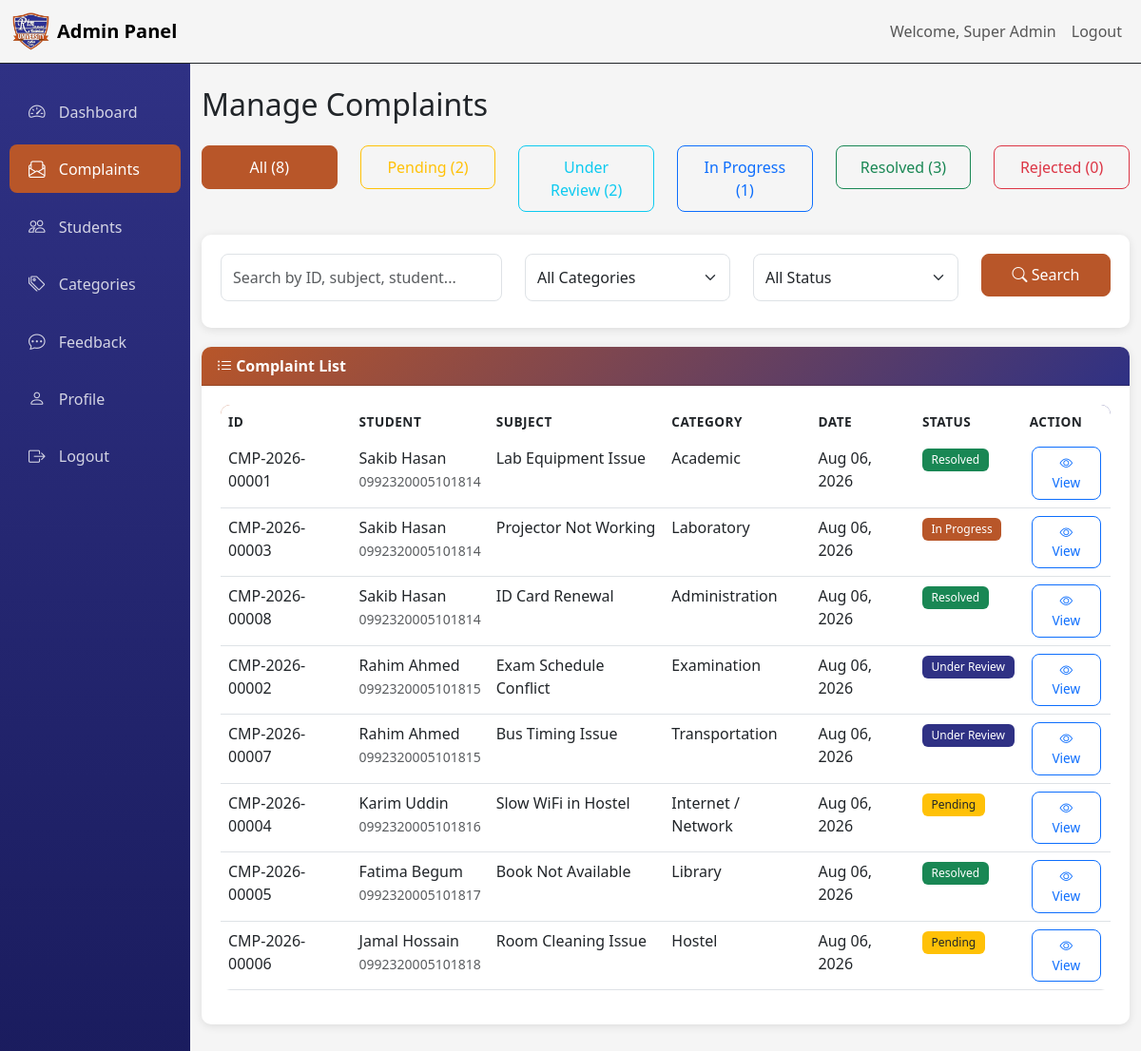
/admin/complaints.php (signed in), run on the app's committed database.
### tables this page shows
CREATE TABLE IF NOT EXISTS complaints (
    id INT AUTO_INCREMENT PRIMARY KEY,
    complaint_number VARCHAR(20) NOT NULL UNIQUE,
    student_id INT NOT NULL,
    category_id INT NOT NULL,
    subject VARCHAR(200) NOT NULL,
    description TEXT NOT NULL,
    attachment VARCHAR(255),
    status ENUM('Pending', 'Under Review', 'In Progress', 'Resolved', 'Rejected') DEFAULT 'Pending',
    admin_response TEXT,
    responded_by INT,
    responded_at TIMESTAMP NULL,
    created_at TIMESTAMP DEFAULT CURRENT_TIMESTAMP,
    updated_at TIMESTAMP DEFAULT CURRENT_TIMESTAMP ON UPDATE CURRENT_TIMESTAMP,
    FOREIGN KEY (student_id) REFERENCES students(id) ON DELETE CASCADE,
    FOREIGN KEY (category_id) REFERENCES categories(id) ON DELETE RESTRICT,
    FOREIGN KEY (responded_by) REFERENCES admins(id) ON DELETE SET NULL,
    INDEX idx_complaint_number (complaint_number),
    INDEX idx_complaint_student (student_id),
    INDEX idx_complaint_category (category_id),
    INDEX idx_complaint_status (status),
    INDEX idx_complaint_created (created_at)
);

CREATE TABLE IF NOT EXISTS students (
    id INT AUTO_INCREMENT PRIMARY KEY,
    name VARCHAR(100) NOT NULL,
    student_id VARCHAR(20) NOT NULL UNIQUE,
    email VARCHAR(100) NOT NULL UNIQUE,
    phone VARCHAR(20),
    department VARCHAR(100),
    password VARCHAR(255) NOT NULL,
    status ENUM('active', 'inactive') DEFAULT 'active',
    created_at TIMESTAMP DEFAULT CURRENT_TIMESTAMP,
    updated_at TIMESTAMP DEFAULT CURRENT_TIMESTAMP ON UPDATE CURRENT_TIMESTAMP,
    INDEX idx_student_id (student_id),
    INDEX idx_student_email (email),
    INDEX idx_student_status (status)
);

CREATE TABLE IF NOT EXISTS categories (
    id INT AUTO_INCREMENT PRIMARY KEY,
    name VARCHAR(100) NOT NULL UNIQUE,
    status ENUM('active', 'inactive') DEFAULT 'active',
    created_at TIMESTAMP DEFAULT CURRENT_TIMESTAMP,
    updated_at TIMESTAMP DEFAULT CURRENT_TIMESTAMP ON UPDATE CURRENT_TIMESTAMP,
    INDEX idx_category_name (name),
    INDEX idx_category_status (status)
);

### includes/auth.php (called while the page is built, shortened)
<?php
function isLoggedIn() {
    return isset($_SESSION['user_id']) && isset($_SESSION['user_type']);
}
function isAdmin() {
    return isLoggedIn() && $_SESSION['user_type'] === 'admin';
}
function formatDate($date) {
    return date('M d, Y', strtotime($date));
}
?>

### includes/admin_auth.php (called while the page is built)
<?php
require_once __DIR__ . '/auth.php';
function getCurrentAdmin() {
    if (isAdmin()) {
        global $pdo;
        $stmt = $pdo->prepare("SELECT * FROM admins WHERE id = ? AND status = 'active'");
        $stmt->execute([$_SESSION['user_id']]);
        return $stmt->fetch();
    }
    return null;
}
?>

### admin/complaints.php (the view, shortened to what this page needs)
<?php
require_once '../includes/auth.php';
require_once '../includes/admin_auth.php';
require_once '../config/database.php';
$admin = getCurrentAdmin();
$status_filter = $_GET['status'] ?? '';
$search = $_GET['search'] ?? '';
$where = "WHERE 1=1";
$params = [];
$stmt = $pdo->prepare("SELECT c.*, s.name as student_name, s.student_id as student_reg_id, cat.name as category_name
    FROM complaints c
    JOIN students s ON c.student_id = s.id
    JOIN categories cat ON c.category_id = cat.id
    $where
    ORDER BY c.created_at DESC");
$stmt->execute($params);
$complaints = $stmt->fetchAll();
$stmt = $pdo->query("SELECT
    COUNT(*) as total,
    SUM(CASE WHEN status = 'Pending' THEN 1 ELSE 0 END) as pending,
    SUM(CASE WHEN status = 'Under Review' THEN 1 ELSE 0 END) as under_review,
    SUM(CASE WHEN status = 'In Progress' THEN 1 ELSE 0 END) as in_progress,
    SUM(CASE WHEN status = 'Resolved' THEN 1 ELSE 0 END) as resolved,
    SUM(CASE WHEN status = 'Rejected' THEN 1 ELSE 0 END) as rejected
    FROM complaints");
$status_counts = $stmt->fetch();
?>
<!DOCTYPE html>
<html lang="en">
<head>
    <link href="https://cdn.jsdelivr.net/npm/bootstrap@5.3.0/dist/css/bootstrap.min.css" rel="stylesheet">
    <link href="https://cdn.jsdelivr.net/npm/bootstrap-icons@1.10.0/font/bootstrap-icons.css" rel="stylesheet">
    <link href="/includes/assets/css/style.css" rel="stylesheet">
</head>
<body>
    <nav class="navbar navbar-expand-lg border-bottom border-dark" >
        <div class="container-fluid">
            <a class="navbar-brand d-flex align-items-center" href="/admin/dashboard.php">
                <img src="/img/rtm-icon.png" alt="RTM Logo" width="40" height="40" class="me-2">
                Admin Panel
            </a>
            <div class="collapse navbar-collapse" id="navbarNav">
                <ul class="navbar-nav ms-auto">
                    <li class="nav-item">
                        <span class="nav-link">Welcome, <?php echo htmlspecialchars($admin['name']); ?></span>
                    </li>
                    <li class="nav-item">
                        <a class="nav-link" href="/admin/logout.php">Logout</a>
                    </li>
                </ul>
            </div>
        </div>
    </nav>
    <div class="container-fluid">
        <div class="row">
            <div class="col-md-3 col-lg-2 sidebar">
                <nav class="nav flex-column">
                    <a class="nav-link" href="/admin/dashboard.php">
                        <i class="bi bi-speedometer2"></i> Dashboard
                    </a>
                    <a class="nav-link active" href="/admin/complaints.php">
                        <i class="bi bi-envelope-paper"></i> Complaints
                    </a>
                    <a class="nav-link" href="/admin/students.php">
                        <i class="bi bi-people"></i> Students
                    </a>
                    <a class="nav-link" href="/admin/categories.php">
                        <i class="bi bi-tags"></i> Categories
                    </a>
                    <a class="nav-link" href="/admin/feedback.php">
                        <i class="bi bi-chat-dots"></i> Feedback
                    </a>
                    <a class="nav-link" href="/admin/profile.php">
                        <i class="bi bi-person"></i> Profile
                    </a>
                    <a class="nav-link" href="/admin/logout.php">
                        <i class="bi bi-box-arrow-right"></i> Logout
                    </a>
                </nav>
            </div>
            <div class="col-md-9 col-lg-10 py-4">
                <h2 class="mb-4">Manage Complaints</h2>
                <div class="row mb-3">
                    <div class="col-md-2 mb-2">
                        <a href="/admin/complaints.php" class="btn <?php echo empty($status_filter) ? 'btn-primary' : 'btn-outline-primary'; ?> w-100">
                            All (<?php echo $status_counts['total']; ?>)
                        </a>
                    </div>
                    <div class="col-md-2 mb-2">
                        <a href="/admin/complaints.php?status=Pending" class="btn <?php echo $status_filter === 'Pending' ? 'btn-warning' : 'btn-outline-warning'; ?> w-100">
                            Pending (<?php echo $status_counts['pending']; ?>)
                        </a>
                    </div>
                    <div class="col-md-2 mb-2">
                        <a href="/admin/complaints.php?status=Under Review" class="btn <?php echo $status_filter === 'Under Review' ? 'btn-info' : 'btn-outline-info'; ?> w-100">
                            Under Review (<?php echo $status_counts['under_review']; ?>)
                        </a>
                    </div>
                    <div class="col-md-2 mb-2">
                        <a href="/admin/complaints.php?status=In Progress" class="btn <?php echo $status_filter === 'In Progress' ? 'btn-primary' : 'btn-outline-primary'; ?> w-100">
                            In Progress (<?php echo $status_counts['in_progress']; ?>)
                        </a>
                    </div>
                    <div class="col-md-2 mb-2">
                        <a href="/admin/complaints.php?status=Resolved" class="btn <?php echo $status_filter === 'Resolved' ? 'btn-success' : 'btn-outline-success'; ?> w-100">
                            Resolved (<?php echo $status_counts['resolved']; ?>)
                        </a>
                    </div>
                    <div class="col-md-2 mb-2">
                        <a href="/admin/complaints.php?status=Rejected" class="btn <?php echo $status_filter === 'Rejected' ? 'btn-danger' : 'btn-outline-danger'; ?> w-100">
                            Rejected (<?php echo $status_counts['rejected']; ?>)
                        </a>
                    </div>
                </div>
                <div class="search-filter-section">
                    <form method="GET" action="">
                        <div class="row">
                            <div class="col-md-4 mb-2">
                                <input type="text" class="form-control" name="search"
                                       placeholder="Search by ID, subject, student..."
                                       value="<?php echo htmlspecialchars($search); ?>">
                            </div>
                            <div class="col-md-3 mb-2">
                                <select class="form-select" name="category">
                                    <option value="">All Categories</option>
                                </select>
                            </div>
                            <div class="col-md-3 mb-2">
                                <select class="form-select" name="status">
                                    <option value="">All Status</option>
                                </select>
                            </div>
                            <div class="col-md-2 mb-2">
                                <button type="submit" class="btn btn-primary w-100">
                                    <i class="bi bi-search"></i> Search
                                </button>
                            </div>
                        </div>
                    </form>
                </div>
                <div class="card">
                    <div class="card-header">
                        <i class="bi bi-list-ul"></i> Complaint List
                    </div>
                    <div class="card-body">
                        <?php if (empty($complaints)): ?>
                            <div class="text-center py-4">
                                <i class="bi bi-inbox" style="font-size: 3rem; color: #dee2e6;"></i>
                                <p class="mt-3 text-muted">No complaints found.</p>
                            </div>
                        <?php else: ?>
                            <div class="table-responsive">
                                <table class="table table-hover">
                                    <thead>
                                        <tr>
                                            <th>ID</th>
                                            <th>Student</th>
                                            <th>Subject</th>
                                            <th>Category</th>
                                            <th>Date</th>
                                            <th>Status</th>
                                            <th>Action</th>
                                        </tr>
                                    </thead>
                                    <tbody>
                                        <?php foreach ($complaints as $complaint): ?>
                                            <tr>
                                                <td><?php echo htmlspecialchars($complaint['complaint_number']); ?></td>
                                                <td>
                                                    <?php echo htmlspecialchars($complaint['student_name']); ?><br>
                                                    <small class="text-muted"><?php echo htmlspecialchars($complaint['student_reg_id']); ?></small>
                                                </td>
                                                <td><?php echo htmlspecialchars($complaint['subject']); ?></td>
                                                <td><?php echo htmlspecialchars($complaint['category_name']); ?></td>
                                                <td><?php echo formatDate($complaint['created_at']); ?></td>
                                                <td>
                                                    <span class="badge badge-<?php echo str_replace(' ', '-', $complaint['status']); ?>">
                                                        <?php echo htmlspecialchars($complaint['status']); ?>
                                                    </span>
                                                </td>
                                                <td>
                                                    <a href="/admin/complaint-view.php?id=<?php echo $complaint['id']; ?>"
                                                       class="btn btn-sm btn-outline-primary action-btn">
                                                        <i class="bi bi-eye"></i> View
                                                    </a>
                                                </td>
                                            </tr>
                                        <?php endforeach; ?>
                                    </tbody>
                                </table>
                            </div>
                        <?php endif; ?>
                    </div>
                </div>
            </div>
        </div>
    </div>
</body>
</html>

### includes/assets/css/style.css (style rules this page uses)
:root { --primary-color: #b85629; --secondary-color: #2f3184; --success-color: #198754; --danger-color: #dc3545; --warning-color: #ffc107; --info-color: #0dcaf0; --light-color: #f8f9fa; --dark-color: #212529; }
body { font-family: 'Segoe UI', Tahoma, Geneva, Verdana, sans-serif; background-color: #f5f5f5; }
.navbar-brand { font-weight: 600; font-size: 1.25rem; }
.card { border: none; border-radius: 10px; box-shadow: 0 2px 10px rgba(0, 0, 0, 0.1); margin-bottom: 20px; }
.card-header { background: linear-gradient(135deg, var(--primary-color), var(--secondary-color)); color: white; border-radius: 10px 10px 0 0 !important; font-weight: 600; }
.card-body { padding: 20px; }
.table { background-color: white; border-radius: 10px; overflow: hidden; }
.table thead { background: linear-gradient(135deg, var(--primary-color), var(--secondary-color)); color: white; }
.table thead th { border: none; font-weight: 600; text-transform: uppercase; font-size: 0.85rem; letter-spacing: 0.5px; }
.table tbody tr { transition: background-color 0.2s; }
.badge { padding: 0.5em 0.8em; font-weight: 500; }
.badge-Pending { background-color: var(--warning-color); color: var(--dark-color); }
.badge-Under-Review { background-color: var(--secondary-color); color: white; }
.badge-In-Progress { background-color: var(--primary-color); color: white; }
.badge-Resolved { background-color: var(--success-color); color: white; }
.form-control, .form-select { border-radius: 8px; border: 1px solid #dee2e6; padding: 0.75rem; }
.btn { border-radius: 8px; padding: 0.6rem 1.2rem; font-weight: 500; }
.btn-primary { background-color: var(--primary-color); border-color: var(--primary-color); }
.sidebar { background: linear-gradient(180deg, var(--secondary-color) 0%, #1a1c5e 100%); min-height: calc(100vh - 56px); padding: 20px 0; }
.sidebar .nav-link { color: rgba(255, 255, 255, 0.8); padding: 12px 20px; border-radius: 8px; margin: 5px 10px; transition: all 0.2s; }
.sidebar .nav-link:hover, .sidebar .nav-link.active { background-color: var(--primary-color); color: white; }
.sidebar .nav-link i { margin-right: 10px; font-size: 1.1rem; }
.action-btn { padding: 0.4rem 0.8rem; font-size: 0.85rem; margin: 0 2px; }
.search-filter-section { background-color: white; padding: 20px; border-radius: 10px; margin-bottom: 20px; box-shadow: 0 2px 10px rgba(0, 0, 0, 0.1); }

### data on the page
complaints: complaint_number "CMP-2026-00001", student.name "Sakib Hasan", student.student_id "0992320005101814", subject "Lab Equipment Issue", category.name "Academic", created_at "Aug 06, 2026", status "Resolved"
complaints: complaint_number "CMP-2026-00003", student.name "Sakib Hasan", student.student_id "0992320005101814", subject "Projector Not Working", category.name "Laboratory", created_at "Aug 06, 2026", status "In Progress"
complaints: complaint_number "CMP-2026-00008", student.name "Sakib Hasan", student.student_id "0992320005101814", subject "ID Card Renewal", category.name "Administration", created_at "Aug 06, 2026", status "Resolved"
complaints: complaint_number "CMP-2026-00002", student.name "Rahim Ahmed", student.student_id "0992320005101815", subject "Exam Schedule Conflict", category.name "Examination", created_at "Aug 06, 2026", status "Under Review"
complaints: complaint_number "CMP-2026-00007", student.name "Rahim Ahmed", student.student_id "0992320005101815", subject "Bus Timing Issue", category.name "Transportation", created_at "Aug 06, 2026", status "Under Review"
complaints: complaint_number "CMP-2026-00004", student.name "Karim Uddin", student.student_id "0992320005101816", subject "Slow WiFi in Hostel", category.name "Internet / Network", created_at "Aug 06, 2026", status "Pending"
complaints: complaint_number "CMP-2026-00005", student.name "Fatima Begum", student.student_id "0992320005101817", subject "Book Not Available", category.name "Library", created_at "Aug 06, 2026", status "Resolved"
complaints: complaint_number "CMP-2026-00006", student.name "Jamal Hossain", student.student_id "0992320005101818", subject "Room Cleaning Issue", category.name "Hostel", created_at "Aug 06, 2026", status "Pending"

### other printed values
$admin['name'] "Super Admin"
$status_counts['total'] "8"
$status_counts['pending'] "2"
$status_counts['under_review'] "2"
$status_counts['in_progress'] "1"
$status_counts['resolved'] "3"
$status_counts['rejected'] "0"
